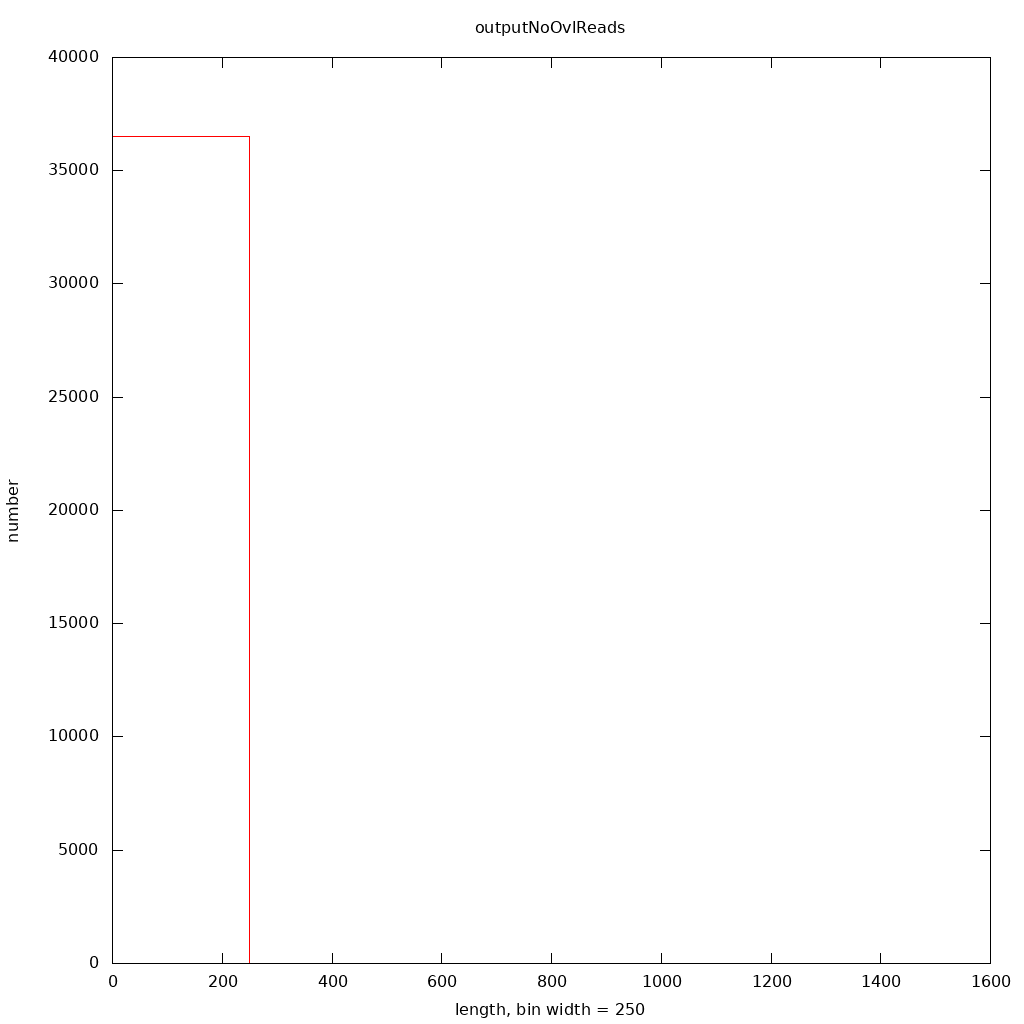

Reproduce this figure in gnuplot.
set title 'outputNoOvlReads'
set xlabel 'length, bin width = 250'
set ylabel 'number'

binwidth=250
set boxwidth binwidth
bin(x,width) = width*floor(x/width) + binwidth/2.0

set terminal png size 1024,1024
set output './lferriphilum.1.trimReads.outputNoOvlReads.png'
plot [] [0:] './lferriphilum.1.trimReads.outputNoOvlReads.dat' using (bin($1,binwidth)):(1.0) smooth freq with boxes title ''
